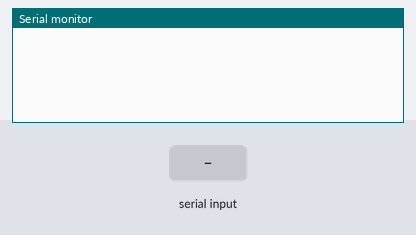
Recording of a sketch running on a simulated Arduino Uno, built with avr-gcc and run on an emulated ATmega328P. Parts: the last lines printed to the serial monitor. The test bench sets the inputs (shaded band).

Above: at 1.2 s.
1.3 s: "<+>" received over Serial
At 3.3 s:
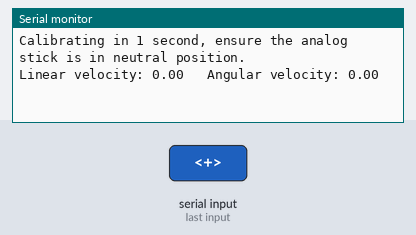
3.8 s: "<90,45>" received over Serial
At 4.4 s:
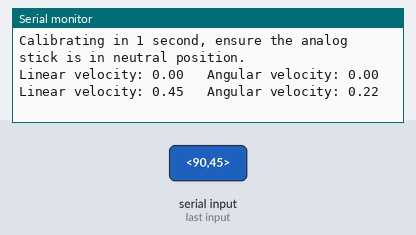

Measured:
- after the input at 1.3 s, the serial monitor: prints a new line at once (image 1)
- after the input at 3.8 s, the serial monitor: prints a new line at once (image 2)

The sketch:

receiver_ros_publisher.ino
```cpp
//#include <ArduinoHardware.h>
//#include <ros.h>
//#include <geometry_msgs/Twist.h>
//
//ros::NodeHandle nh;
//
//geometry_msgs::Twist msg;
//ros::Publisher pub("husky/cmd_vel", &msg);

const byte numChars = 8;
char receivedChars[numChars];
boolean newData = false;

int calib_x = 0;
int calib_y = 0;
bool calibrated = false;

int x;
int y;

void setup() {
    Serial.begin(19200);
//    nh.initNode();
//    nh.advertise(pub);
    delay(50);
}

void loop() {
    recv();
    publish_cmd_vel();
}

void recv() {
    static boolean recvInProgress = false;
    static byte ndx = 0;
    char startMarker = '<';
    char endMarker = '>';
    char rc;

    while (Serial.available() > 0 && newData == false) {
        rc = Serial.read();

        if (rc == '+'){
          button_press(x, y);
        }

        if (recvInProgress == true) {
            if (rc != endMarker) {
                receivedChars[ndx] = rc;
                ndx++;
                if (ndx >= numChars) {
                    ndx = numChars - 1;
                }
            }
            else {
                receivedChars[ndx] = '\0'; // terminate the string
                recvInProgress = false;
                ndx = 0;
                newData = true;
            }
        }

        else if (rc == startMarker) {
            recvInProgress = true;
        }
    }
}

void publish_cmd_vel() {
    if (newData == true) {
      x = atoi(receivedChars);
      int offset = count_digits(x) + 1;
      y = atoi(receivedChars + offset);

      //calibrate if not done already
      if (calibrated == false){
        Serial.println("Calibrating, ensure the analog stick is in neutral position.");
        delay(1000);
        calib_x = x;
        calib_y = y;
        calibrated = true;
      }

      //scale values for velocity commands
      double lin_vel = (x - calib_x) / 200.0;
      double ang_vel = (y - calib_y) / 200.0;

      // deadzones, readings can be somewhat noisy
      if (lin_vel < 0.1 && lin_vel > -0.1){
        lin_vel = 0;
      }
      if (ang_vel < 0.1 && ang_vel > -0.1){
        ang_vel = 0;
      }

      // monitor output over serial
      Serial.print("Linear velocity: ");
      Serial.print(lin_vel);
      Serial.print("   Angular velocity: ");
      Serial.println(ang_vel);

      //compose and publish Twist msg
//      msg.linear.x=lin_vel;
//      msg.linear.y=ang_vel;
//
//      pub.publish(&msg);
//      nh.spinOnce();

      newData = false;
    }
}

// function called when button press is received
// planned to be utilized for a single sweep of the scanner
// currently just recalibrates due to no rover access
void button_press(int x, int y){
        Serial.println("Calibrating in 1 second, ensure the analog stick is in neutral position.");
        delay(1000);
        calib_x = x;
        calib_y = y;
        calibrated = true;
        loop();
}

int count_digits(int num){
    int count = 0;
      do
    {
        // Increment digit count
        count++;
        // Remove last digit
        num /= 10;
    }
      while(num != 0);

    return count;
}
```
